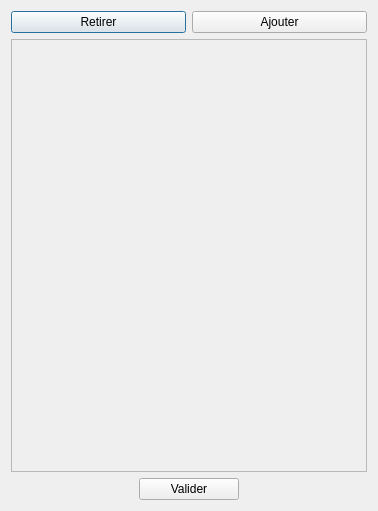
<?xml version="1.0" encoding="UTF-8"?>
<ui version="4.0">
 <class>ListWindow</class>
 <widget class="QDialog" name="ListWindow">
  <property name="windowModality">
   <enum>Qt::WindowModal</enum>
  </property>
  <property name="geometry">
   <rect>
    <x>0</x>
    <y>0</y>
    <width>378</width>
    <height>511</height>
   </rect>
  </property>
  <property name="sizePolicy">
   <sizepolicy hsizetype="Fixed" vsizetype="Fixed">
    <horstretch>0</horstretch>
    <verstretch>0</verstretch>
   </sizepolicy>
  </property>
  <property name="contextMenuPolicy">
   <enum>Qt::DefaultContextMenu</enum>
  </property>
  <property name="windowTitle">
   <string>List</string>
  </property>
  <layout class="QVBoxLayout" name="verticalLayout">
   <item>
    <layout class="QHBoxLayout" name="horizontalLayout_2">
     <item>
      <widget class="QPushButton" name="RemoveButton">
       <property name="text">
        <string>Retirer</string>
       </property>
      </widget>
     </item>
     <item>
      <widget class="QPushButton" name="AddButton">
       <property name="text">
        <string>Ajouter</string>
       </property>
      </widget>
     </item>
    </layout>
   </item>
   <item>
    <widget class="QScrollArea" name="scrollArea">
     <property name="sizePolicy">
      <sizepolicy hsizetype="Expanding" vsizetype="Expanding">
       <horstretch>0</horstretch>
       <verstretch>0</verstretch>
      </sizepolicy>
     </property>
     <property name="widgetResizable">
      <bool>true</bool>
     </property>
     <widget class="QWidget" name="ElementsArea">
      <property name="geometry">
       <rect>
        <x>0</x>
        <y>0</y>
        <width>358</width>
        <height>429</height>
       </rect>
      </property>
      <property name="autoFillBackground">
       <bool>true</bool>
      </property>
      <layout class="QVBoxLayout" name="ElementLayout">
       <property name="sizeConstraint">
        <enum>QLayout::SetMinimumSize</enum>
       </property>
       <item>
        <spacer name="verticalSpacer">
         <property name="orientation">
          <enum>Qt::Vertical</enum>
         </property>
         <property name="sizeHint" stdset="0">
          <size>
           <width>20</width>
           <height>40</height>
          </size>
         </property>
        </spacer>
       </item>
      </layout>
     </widget>
    </widget>
   </item>
   <item>
    <layout class="QHBoxLayout" name="horizontalLayout">
     <item>
      <spacer name="horizontalSpacer">
       <property name="orientation">
        <enum>Qt::Horizontal</enum>
       </property>
       <property name="sizeHint" stdset="0">
        <size>
         <width>40</width>
         <height>20</height>
        </size>
       </property>
      </spacer>
     </item>
     <item>
      <widget class="QPushButton" name="OkButton">
       <property name="sizePolicy">
        <sizepolicy hsizetype="Fixed" vsizetype="Fixed">
         <horstretch>0</horstretch>
         <verstretch>0</verstretch>
        </sizepolicy>
       </property>
       <property name="minimumSize">
        <size>
         <width>100</width>
         <height>0</height>
        </size>
       </property>
       <property name="text">
        <string>Valider</string>
       </property>
      </widget>
     </item>
     <item>
      <spacer name="horizontalSpacer_2">
       <property name="orientation">
        <enum>Qt::Horizontal</enum>
       </property>
       <property name="sizeHint" stdset="0">
        <size>
         <width>40</width>
         <height>20</height>
        </size>
       </property>
      </spacer>
     </item>
    </layout>
   </item>
  </layout>
 </widget>
 <resources/>
 <connections>
  <connection>
   <sender>OkButton</sender>
   <signal>clicked()</signal>
   <receiver>ListWindow</receiver>
   <slot>accept()</slot>
   <hints>
    <hint type="sourcelabel">
     <x>188</x>
     <y>489</y>
    </hint>
    <hint type="destinationlabel">
     <x>188</x>
     <y>255</y>
    </hint>
   </hints>
  </connection>
 </connections>
</ui>
